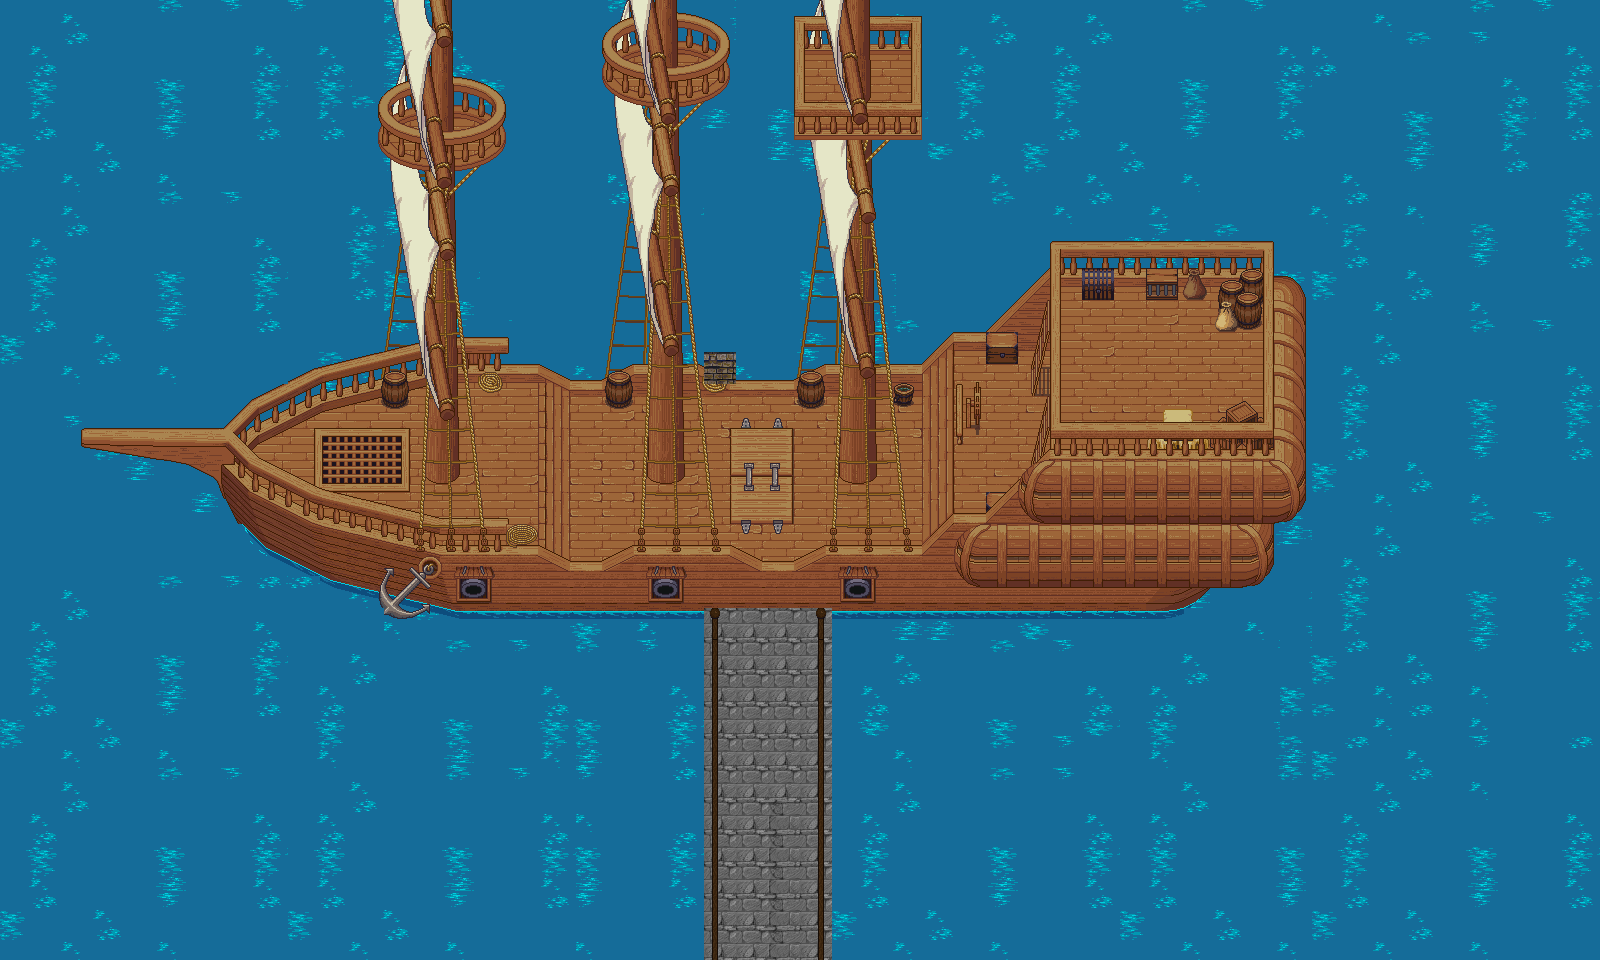

The image is a tile-based game level rendered from a .tmx file. Its description and source (layers, tilesets, objects; grid data summarised) follow:
An orthogonal 50x30 tile map with 32x32 px tiles, 2 tile layers (Calque de Tuiles 2, Calque de Tuiles 1), 3 tilesets and 11 objects (ExitPort, EntrancePort, Spawn, FinishGame).

<map version="1.10" tiledversion="1.11.1" orientation="orthogonal" renderorder="right-down" width="50" height="30" tilewidth="32" tileheight="32" infinite="0" nextlayerid="5" nextobjectid="13">
 <tileset firstgid="1" source="../tsx/lpc-ship-preview.tsx" />
 <tileset firstgid="4089" source="../tsx/stone_house_interiormodif_edit.tsx" />
 <tileset firstgid="4345" source="../tsx/pave.tsx" />
 <layer id="2" name="Calque de Tuiles 2" width="50" height="30">
  <data>[1500 cells, 28 non-empty, 2 distinct tile ids]</data>
 </layer>
 <objectgroup id="3" name="Waypoints">
  <object id="4" name="ExitPort" x="727.5" y="895" width="80.5" height="61.5" />
  <object id="5" name="EntrancePort" x="768" y="931.5">
   <point />
  </object>
  <object id="10" name="Spawn" x="769.667" y="926">
   <point />
  </object>
  <object id="12" name="FinishGame" x="726" y="599.667" width="85.6667" height="60.6667" />
 </objectgroup>
 <objectgroup id="4" name="Collisions">
  <object id="1" x="704" y="608.5" width="20" height="349" />
  <object id="2" x="812" y="608.5" width="20.5" height="352" />
  <object id="3" x="726" y="608" width="86.5" height="13" />
  <object id="6" x="725.5" y="948" width="85.5" height="9.5" />
  <object id="7" x="0.5" y="1.5" width="702.5" height="957" />
  <object id="8" x="704" y="1" width="128" height="602" />
  <object id="9" x="834" y="2" width="765" height="959" />
 </objectgroup>
 <layer id="1" name="Calque de Tuiles 1" width="50" height="30">
  <data>[1500 cells, 1500 non-empty, 521 distinct tile ids]</data>
 </layer>
</map>
